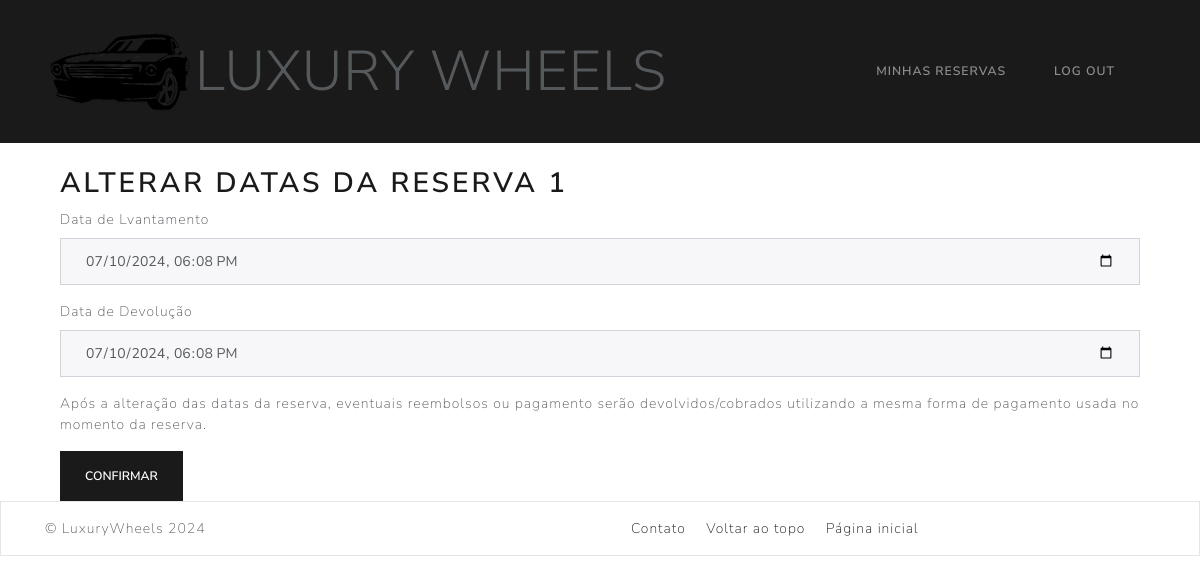
Screenshot of /alterar_reserva/1 (signed in) with the database file from the repository.
### database/migration.py (models this page shows)
class Reservas(Base):
    __tablename__ = 'reservas'
    id = Column(Integer, primary_key=True, autoincrement=True)
    veiculo_id = Column(Integer, ForeignKey('veiculos.id'), nullable=False)
    cliente_id = Column(Integer, ForeignKey('clientes.id'), nullable=False)
    data_inicio = Column(DateTime, nullable=False)
    data_final = Column(DateTime, nullable=False)
    pagamento_id = Column(Integer, ForeignKey('pagamentos.id'), nullable=True)

### app.py (the view, shortened to what this page needs)
@app.route('/alterar_reserva/<int:reserva_id>', methods=['GET', 'POST'])
@login_required
def alterar_reserva(reserva_id):
    reserva = session.get(Reservas, reserva_id)
    veiculo = reserva.veiculo
    response = render_template('alterar_reserva.html', reserva=reserva)
    return response

### app.py (called while the page is built)
@login_manager.user_loader
def load_user(user_id):
    response = session.get(Clientes, int(user_id))
    return response

### templates/alterar_reserva.html (shortened to what this page needs)
{% extends 'base.html' %}
{% block content %}
<div class='container mt-4'>
    <h2>Alterar Datas da Reserva {{ reserva.id }}</h2>
    <form method='POST' action="{{ url_for('alterar_reserva', reserva_id=reserva.id) }}"
        onsubmit='return validateDates()'>
        <div class='form-group'>
            <label for='data_inicio'>Data de Lvantamento</label>
            <input type='datetime-local' class='form-control' id='data_inicio' name='data_inicio'
                value="{{ reserva.data_inicio.strftime('%Y-%m-%dT%H:%M') }}" required>
        </div>
        <div class='form-group'>
            <label for='data_final'>Data de Devolução</label>
            <input type='datetime-local' class='form-control' id='data_final' name='data_final'
                value="{{ reserva.data_final.strftime('%Y-%m-%dT%H:%M') }}" required>
        </div>
        <p>Após a alteração das datas da reserva, eventuais reembolsos ou pagamento serão devolvidos/cobrados utilizando
            a mesma forma de pagamento usada no momento da reserva.</p>
        <button type='submit' class='btn btn-primary'>Confirmar</button>
    </form>
</div>
{% endblock %}

### rows the page displays
Reservas: id "1", data_inicio "07/10/2024 18:08", data_final "07/10/2024 18:08"
